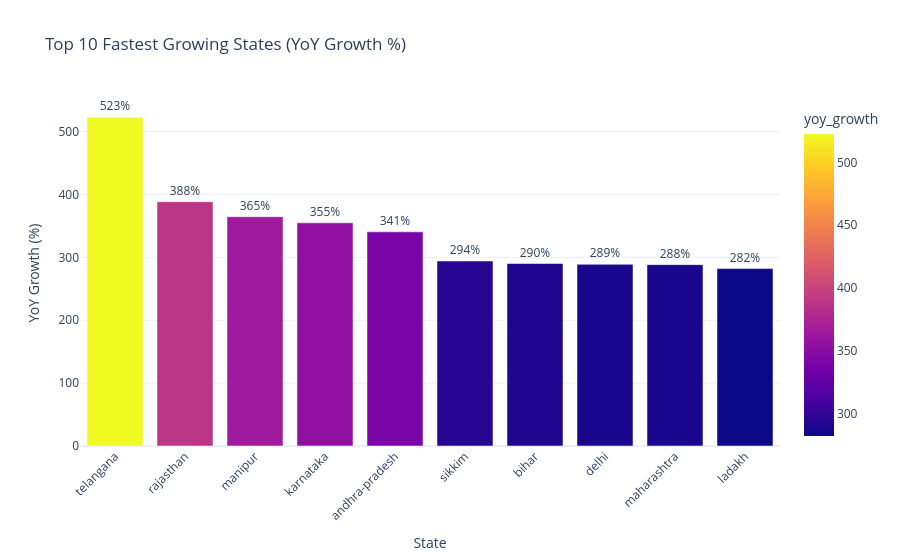

This figure's notebook cell:
### Code cell
fig = px.bar(
    top10_growth,
    x="state",
    y="yoy_growth",
    color="yoy_growth",
    text="yoy_growth",
    title="Top 10 Fastest Growing States (YoY Growth %)",
)

fig.update_traces(texttemplate='%{text:.0f}%', textposition='outside')

fig.update_layout(
    xaxis_title="State",
    yaxis_title="YoY Growth (%)",
    template="plotly_white",
    xaxis_tickangle=-45
)

fig.show()

### Figure 1 — Plotly figure (JSON) as saved in the notebook; plotly's stock layout.template omitted (floating-point values rounded to 4 significant figures)
{"data": [{"hovertemplate": "state=%{x}<br>yoy_growth=%{marker.color}<extra></extra>", "legendgroup": "", "marker": {"color": [522.6, 388.4, 364.6, 354.8, 340.6, 294.2, 290.2, 288.9, 288.4, 282.1], "coloraxis": "coloraxis", "pattern": {"shape": ""}}, "name": "", "orientation": "v", "showlegend": false, "text": [522.6, 388.4, 364.6, 354.8, 340.6, 294.2, 290.2, 288.9, 288.4, 282.1], "textposition": "outside", "texttemplate": "%{text:.0f}%", "type": "bar", "x": ["telangana", "rajasthan", "manipur", "karnataka", "andhra-pradesh", "sikkim", "bihar", "delhi", "maharashtra", "ladakh"], "xaxis": "x", "y": [522.6, 388.4, 364.6, 354.8, 340.6, 294.2, 290.2, 288.9, 288.4, 282.1], "yaxis": "y"}], "layout": {"barmode": "relative", "coloraxis": {"colorbar": {"title": {"text": "yoy_growth"}}, "colorscale": [[0, "#0d0887"], [0.1111, "#46039f"], [0.2222, "#7201a8"], [0.3333, "#9c179e"], [0.4444, "#bd3786"], [0.5556, "#d8576b"], [0.6667, "#ed7953"], [0.7778, "#fb9f3a"], [0.8889, "#fdca26"], [1, "#f0f921"]]}, "legend": {"tracegroupgap": 0}, "title": {"text": "Top 10 Fastest Growing States (YoY Growth %)"}, "xaxis": {"anchor": "y", "domain": [0, 1], "tickangle": -45, "title": {"text": "State"}}, "yaxis": {"anchor": "x", "domain": [0, 1], "title": {"text": "YoY Growth (%)"}}}}
